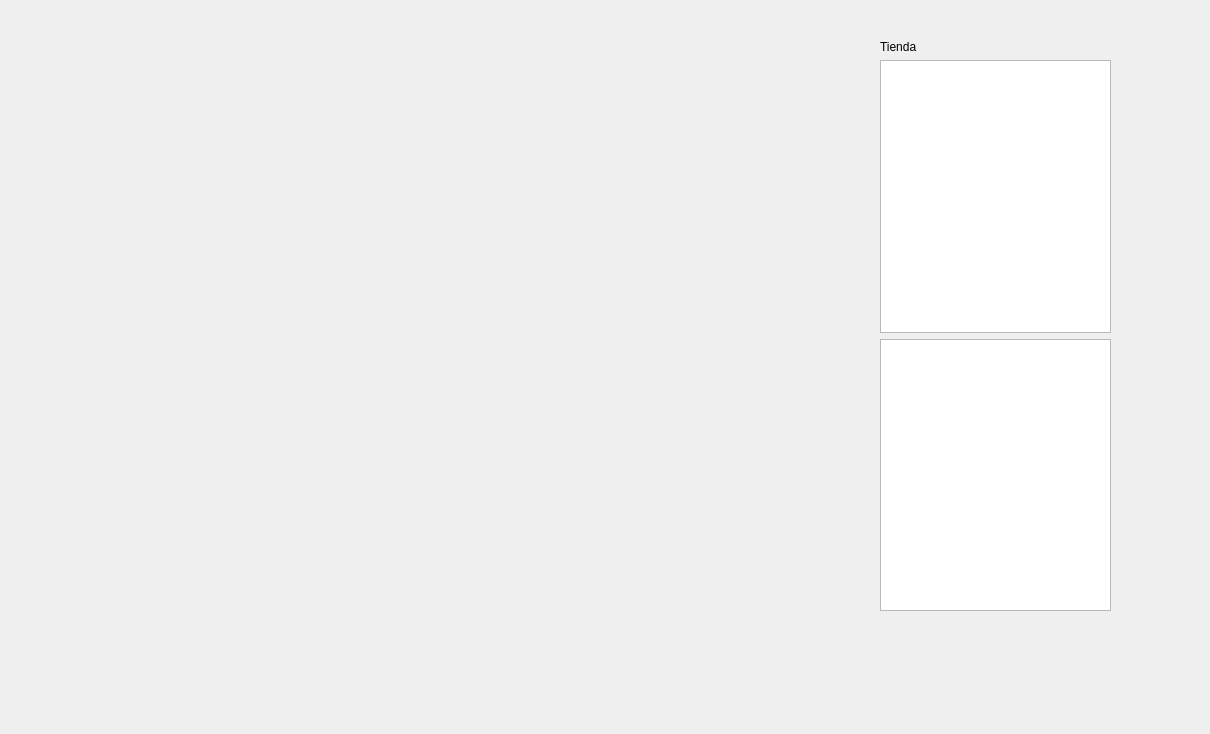
<?xml version="1.0" encoding="UTF-8"?>
<ui version="4.0">
 <class>Form</class>
 <widget class="QWidget" name="Form">
  <property name="geometry">
   <rect>
    <x>0</x>
    <y>0</y>
    <width>1210</width>
    <height>734</height>
   </rect>
  </property>
  <property name="windowTitle">
   <string>Form</string>
  </property>
  <widget class="QLabel" name="label">
   <property name="geometry">
    <rect>
     <x>0</x>
     <y>0</y>
     <width>791</width>
     <height>611</height>
    </rect>
   </property>
   <property name="text">
    <string/>
   </property>
   <property name="pixmap">
    <pixmap>sprites/mapa/mapa_con_borde_2.png</pixmap>
   </property>
   <property name="scaledContents">
    <bool>true</bool>
   </property>
  </widget>
  <widget class="QWidget" name="gridLayoutWidget">
   <property name="geometry">
    <rect>
     <x>70</x>
     <y>200</y>
     <width>651</width>
     <height>381</height>
    </rect>
   </property>
   <layout class="QGridLayout" name="grid_layout">
    <property name="sizeConstraint">
     <enum>QLayout::SetFixedSize</enum>
    </property>
   </layout>
  </widget>
  <widget class="QWidget" name="verticalLayoutWidget">
   <property name="geometry">
    <rect>
     <x>880</x>
     <y>40</y>
     <width>231</width>
     <height>571</height>
    </rect>
   </property>
   <layout class="QVBoxLayout" name="verticalLayout">
    <item>
     <widget class="QLabel" name="label_2">
      <property name="text">
       <string>Tienda</string>
      </property>
     </widget>
    </item>
    <item>
     <widget class="QListWidget" name="listWidget_chef"/>
    </item>
    <item>
     <widget class="QListWidget" name="listWidget_desk"/>
    </item>
   </layout>
  </widget>
 </widget>
 <resources/>
 <connections/>
</ui>
